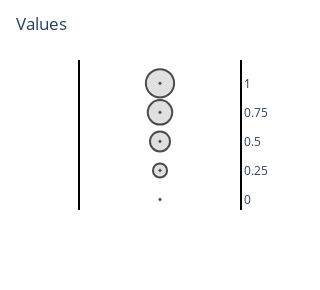

Notebook cell for this chart:
### Code cell
fig = px.scatter(x=['', '', '', '', ''], y=[0, 0.25, 0.5, 0.75, 1], size = [0, .25, .50, .75, 1])

fig.update_traces(mode='markers', marker_symbol = 200, marker_line_width=2, marker_line_color='rgba(0, 0, 0, 1)')
fig.update_traces(marker=dict(color='lightgray'))
fig.update_xaxes(visible=False)
fig.update_yaxes(ticklabelposition="outside right", side= 'right')
fig.update_yaxes(tick0=0, dtick=0.25)
fig.update_xaxes(tick0=0, dtick=0)

fig.update_xaxes(showline=True, linewidth=2, linecolor='black', mirror=True)
fig.update_yaxes(showline=True, linewidth=2, linecolor='black', mirror=True)

fig.update_layout(title=f'Values', autosize=False, width=200, height=290, plot_bgcolor='rgba(0,0,0,0)', yaxis=dict(title=None))

fig.write_image("Images/Dot_legend_plot.png", scale=300)

fig_radius = fig
fig_radius.show()

### Figure 1 — Plotly figure (JSON) as saved in the notebook; plotly's stock layout.template omitted (floating-point values rounded to 4 significant figures)
{"data": [{"hovertemplate": "x=%{x}<br>y=%{y}<br>size=%{marker.size}<extra></extra>", "legendgroup": "", "marker": {"color": "lightgray", "line": {"color": "rgba(0, 0, 0, 1)", "width": 2}, "size": [0, 0.25, 0.5, 0.75, 1], "sizemode": "area", "sizeref": 0.0025, "symbol": 200}, "mode": "markers", "name": "", "orientation": "v", "showlegend": false, "type": "scatter", "x": ["", "", "", "", ""], "xaxis": "x", "y": [0, 0.25, 0.5, 0.75, 1], "yaxis": "y"}], "layout": {"autosize": false, "height": 290, "legend": {"itemsizing": "constant", "tracegroupgap": 0}, "margin": {"t": 60}, "plot_bgcolor": "rgba(0, 0, 0, 0)", "title": {"text": "Values"}, "width": 200, "xaxis": {"anchor": "y", "autorange": true, "domain": [0, 1], "dtick": 0, "linecolor": "black", "linewidth": 2, "mirror": true, "range": [-1, 1], "showline": true, "tick0": 0, "title": {"text": "x"}, "type": "category", "visible": false}, "yaxis": {"anchor": "x", "autorange": true, "domain": [0, 1], "dtick": 0.25, "linecolor": "black", "linewidth": 2, "mirror": true, "range": [-0.09037, 1.201], "showline": true, "side": "right", "tick0": 0, "ticklabelposition": "outside right", "title": {}, "type": "linear"}}}
